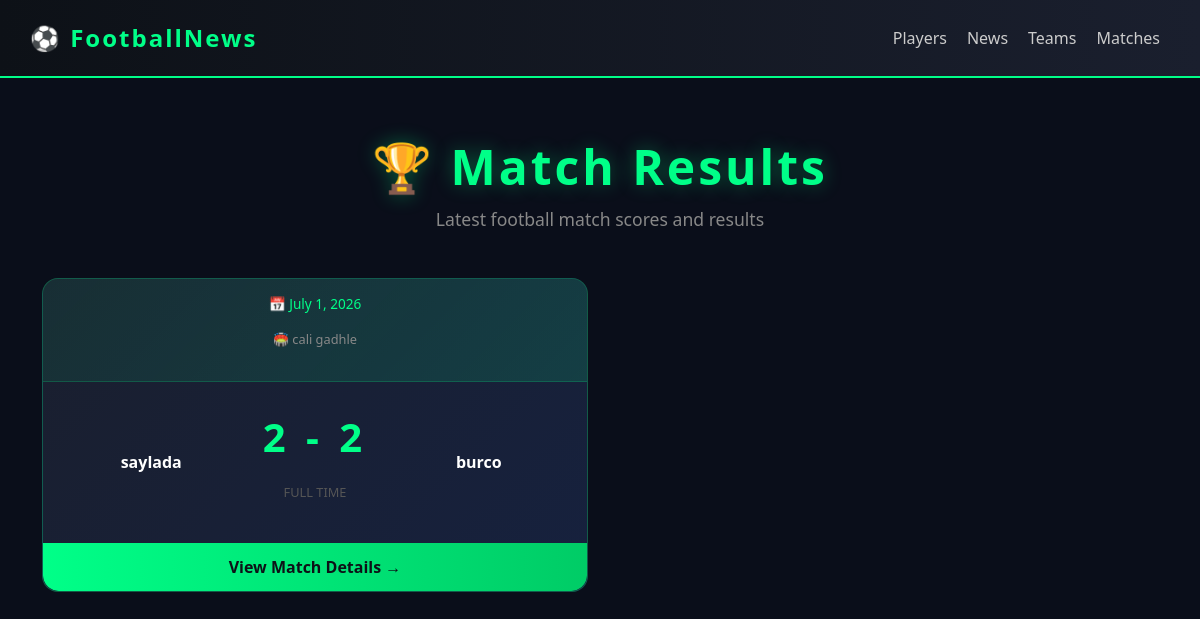
Before: /match/ with the older database file.
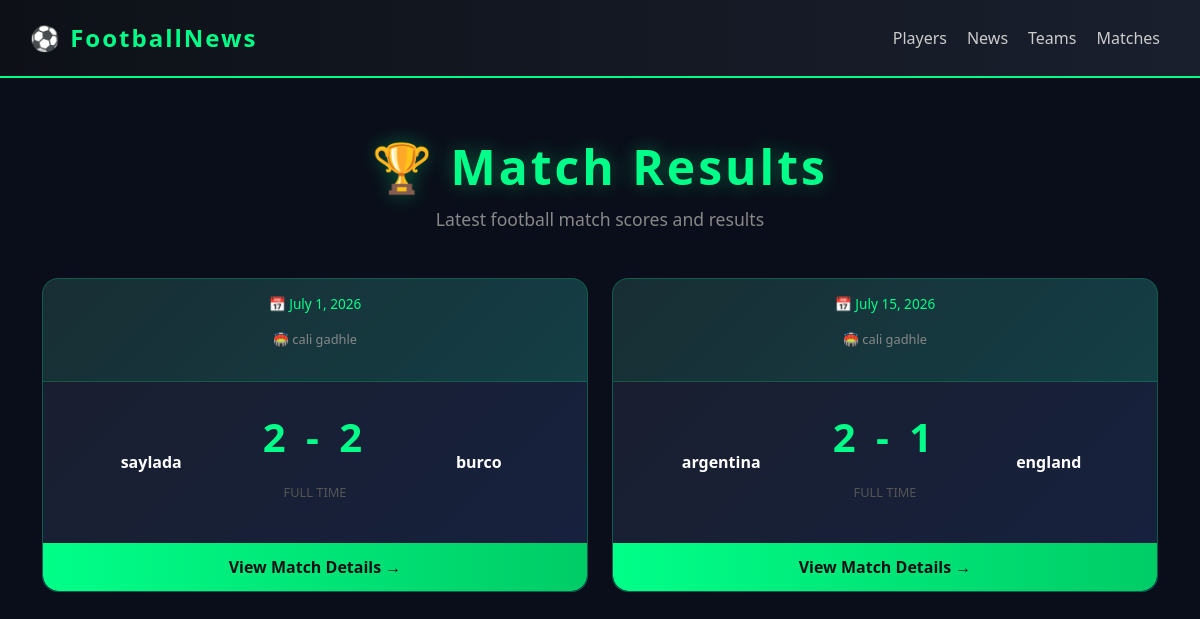
After: the same page with the newer database file.
### players/models.py (models this page shows, shortened)
class Match(models.Model):
    home_team=models.CharField(max_length=100)
    away_team=models.CharField(max_length=100)
    home_team_score=models.IntegerField()
    away_team_score=models.IntegerField()
    date=models.DateField()
    stadium=models.CharField(max_length=100)

### players/views.py (the view)
# urls.py: path("match/", views.match, name="matches"),
def match(request):
    all_matchs=Match.objects.all()
    return render(request,"players/matches.html", {"matches": all_matchs})

### players/templates/players/matches.html (shortened to what this page needs)
<!doctype html>
<html lang="en">
  <head>
    <link
      href="https://cdn.jsdelivr.net/npm/bootstrap@5.3.0/dist/css/bootstrap.min.css"
      rel="stylesheet"
    />
  </head>
  <body>
    <nav class="navbar navbar-expand-lg">
      <span class="navbar-brand">⚽ FootballNews</span>
      <div class="ms-auto d-flex">
        <a href="{% url 'players' %}" class="nav-link">Players</a>
        <a href="{% url 'news' %}" class="nav-link">News</a>
        <a href="{% url 'teams' %}" class="nav-link">Teams</a>
        <a href="{% url 'matches' %}" class="nav-link">Matches</a>
      </div>
    </nav>
    <div class="hero">
      <h1>🏆 Match Results</h1>
      <p>Latest football match scores and results</p>
    </div>
    <div class="container pb-5">
      <div class="row g-4">
        {% for match in matches %}
        <div class="col-md-6">
          <div class="match-card">
            <div class="match-header">
              <p class="match-date">📅 {{ match.date }}</p>
              <p class="match-stadium">🏟️ {{ match.stadium }}</p>
            </div>
            <div class="score-section">
              <div class="team-name">{{ match.home_team }}</div>
              <div class="score-display">
                <p class="score-number">
                  {{ match.home_team_score }} - {{ match.away_team_score }}
                </p>
                <p class="vs-text">FULL TIME</p>
              </div>
              <div class="team-name">{{ match.away_team }}</div>
            </div>
            <a href="{% url 'match_detail' match.id %}" class="btn-view">
              View Match Details →
            </a>
          </div>
        </div>
        {% endfor %}
      </div>
    </div>
  </body>
</html>

### players/templates/players/matches.html (style rules this page uses)
* { margin: 0; padding: 0; box-sizing: border-box; }
body { background-color: #0a0e1a; color: white; font-family: "Segoe UI", sans-serif; }
.navbar { background: linear-gradient(90deg, #0d1117, #1a1f2e); border-bottom: 2px solid #00ff88; padding: 15px 30px; }
.navbar-brand { color: #00ff88 !important; font-size: 1.5rem; font-weight: bold; letter-spacing: 2px; }
.nav-link { color: #ccc !important; margin: 0 10px; transition: color 0.3s; }
.hero { text-align: center; padding: 60px 20px 30px; }
.hero h1 { color: #00ff88; font-size: 3rem; font-weight: bold; letter-spacing: 3px; text-shadow: 0 0 20px #00ff8855; }
.hero p { color: #888; font-size: 1.1rem; margin-top: 10px; }
.match-card { background: linear-gradient(135deg, #1a1f2e, #16213e); border: 1px solid #00ff8844; border-radius: 16px; transition: transform 0.3s, box-shadow 0.3s, border-color 0.3s; overflow: hidden; }
.match-header { background: linear-gradient(135deg, #00ff8811, #00ff8822); padding: 15px 20px; border-bottom: 1px solid #00ff8833; text-align: center; }
.match-date { color: #00ff88; font-size: 0.85rem; }
.match-stadium { color: #888; font-size: 0.8rem; }
.score-section { padding: 25px 20px; display: flex; justify-content: space-between; align-items: center; }
.team-name { color: white; font-size: 1rem; font-weight: bold; text-align: center; width: 35%; }
.score-display { text-align: center; width: 30%; }
.score-number { color: #00ff88; font-size: 2.5rem; font-weight: bold; letter-spacing: 5px; }
.vs-text { color: #555; font-size: 0.8rem; }
.btn-view { background: linear-gradient(90deg, #00ff88, #00cc66); color: #0d1117; font-weight: bold; border: none; border-radius: 0 0 16px 16px; width: 100%; padding: 12px; transition: opacity 0.3s; text-decoration: none; display: block; text-align: center; }

Changed rows visible on the page:
added Match: date "July 15, 2026", stadium "cali gadhle", home_team "argentina", home_team_score "2", away_team_score "1", away_team "england"
